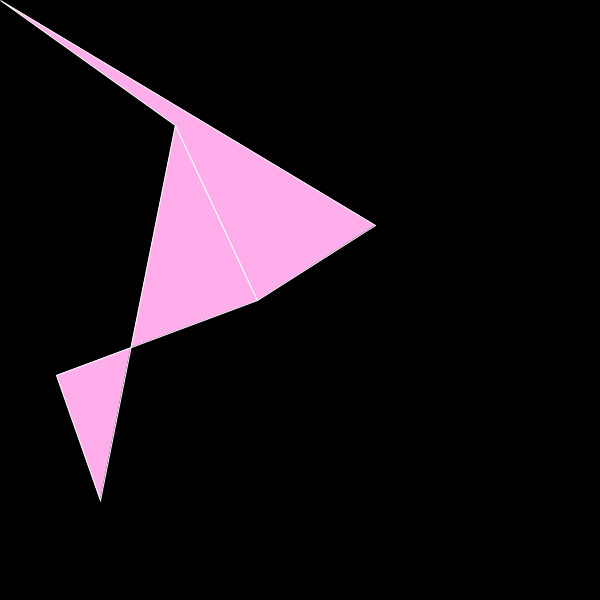
Frame 1 (no input)
Frame 60 (the mouse pressed at the canvas centre just before this capture): identical to frame 1, image omitted
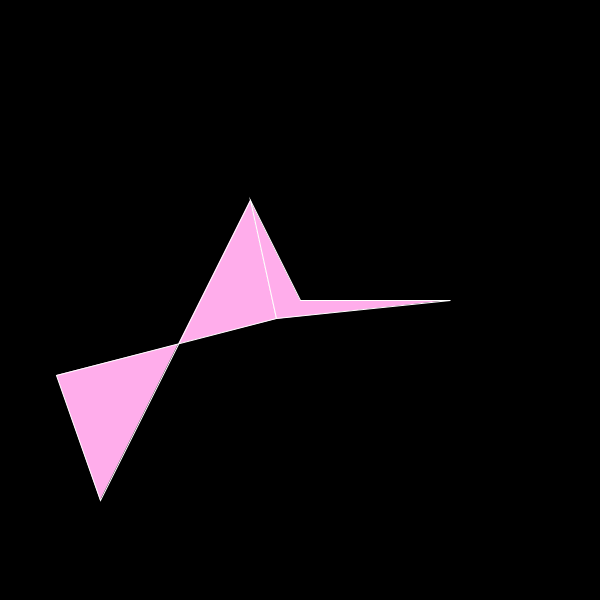
Frame 120 (the mouse held since frame 60 and released just before this capture)

The Processing sketch that drew these frames (run headless with seeded random() and noise(); from frame 60 on, the mouse is pressed at the canvas centre):

// Processing sketch: processing_174650
// ── processing_174650.pde

PVector[][] patch;
int RESOLUTION = 3; // patch resolution
void setup() {
size(600, 600);
patch = new PVector[RESOLUTION][RESOLUTION]; for (int i=0; i< RESOLUTION; i++) {
for (int j=0; j< RESOLUTION; j++) { patch[i][j] = new PVector();
} }
}
float bernstein(float p1, float p2, float p3, float t) { // quadratic bernstein interpolation
float result= p1*(1-t)*(1-t) + p2*2*(1-t)*t + p3*t*t; return result;
}
PVector uv(int x, int y) {
// convert (x,y) in range 0 ~ (RESOLUTION-1) to (u,v) in 0~1 scale 
float u = (float)x / (RESOLUTION-1);
float v = (float)y / (RESOLUTION-1);
PVector uv = new PVector(u, v);
return uv;
}
PVector getPosInBezierPatch(PVector uv, PVector lBottom, PVector mBottom, PVector rBottom, PVector lMiddle, PVector mMiddle, PVector rMiddle,
PVector lTop, PVector mTop, PVector rTop) {
// return actural (x,y) that corresponds to (u,v) in a patch defined // by (leftBottom, rightBottom, leftTop, rightTop)
float u = uv.x;
float v = uv.y;
PVector pos = new PVector();
float u1 = bernstein(lBottom.x, mBottom.x, rBottom.x, u); float u2 = bernstein(lMiddle.x, mMiddle.x, rMiddle.x, u); float u3 = bernstein(lTop.x, mTop.x, rTop.x, u);
pos.x = bernstein(u1, u2, u3, v);
u1 = bernstein(lBottom.y, mBottom.y, rBottom.y, u); u2 = bernstein(lMiddle.y, mMiddle.y, rMiddle.y, u);
u3 = bernstein(lTop.y, mTop.y, rTop.y, u);
pos.y = bernstein(u1, u2, u3, v);
return pos; }
void createPatch(PVector[][] patch, PVector lBottom, PVector mBottom, PVector rBottom, PVector lMiddle, PVector mMiddle, PVector rMiddle,
PVector lTop, PVector mTop, PVector rTop) {
for (int iy=0; iy<RESOLUTION; iy++) { for (int ix=0; ix<RESOLUTION; ix++) {
PVector uv = uv(ix, iy);
PVector pos = getPosInBezierPatch(uv, lBottom, mBottom, rBottom, lMiddle, mMiddle, rMiddle, lTop, mTop, rTop); patch[iy][ix].x = pos.x;
patch[iy][ix].y = pos.y;
} } }
void renderPatch(PVector[][] patch) { 
fill(0);
stroke(255);
for (int iy=1; iy<RESOLUTION-1; iy++) {
beginShape(QUAD_STRIP); // try POINTS 
for (int ix=0; ix<RESOLUTION; ix++) {
fill(#FFADEB);
vertex(patch[iy][ix].x, patch[iy][ix].y); vertex(patch[iy+1][ix].x, patch[iy+1][ix].y);
} endShape();
} }
void draw() { background(0); randomSeed(2);
// design a patch
PVector lBottom = new PVector(25, height-200 ); // left bottom 
PVector mBottom = new PVector(width/2, height); // middle bottom 
PVector rBottom = new PVector(width-300, height-300); // right bottom 
PVector lMiddle = new PVector(50, height/2); // left middle
PVector mMiddle = new PVector(width/2, height/2); // middle middle 
PVector rMiddle = new PVector(width, height/2); // right middle
PVector lTop = new PVector(100, 500); // left top
PVector mTop = new PVector(width/2, 0); // middle top
PVector rTop = new PVector(mouseX, mouseY); // right top
createPatch(patch, lBottom, mBottom, rBottom, lMiddle, mMiddle, rMiddle, lTop, mTop, rTop); renderPatch(patch);
}
